Frame 1 (no input): blank canvas, image omitted
Frame 60 (no input): blank canvas, image omitted
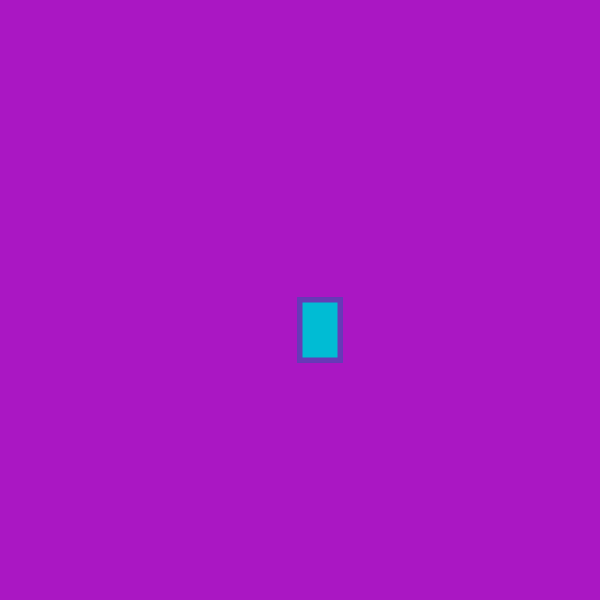
Frame 120 (the mouse pressed at the canvas centre since frame 60)

The p5.js sketch whose frames 1 and 60 were blank and that drew this single picture after the mouse press (run headless with seeded random() and noise() and a simulated clock; from frame 60 on, the mouse is pressed at the canvas centre):

// p5.js sketch
// ── sketch.js
function setup() {
    createCanvas(600, 600);
    background("#AA17C3");
  }
  
  function draw() {
    fill("#00BCD4");
    stroke("#673AB7")
    strokeWeight(5);
    
    if(mouseIsPressed) {
      rect(mouseX, mouseY, 40, 60);
   }   
  } 
